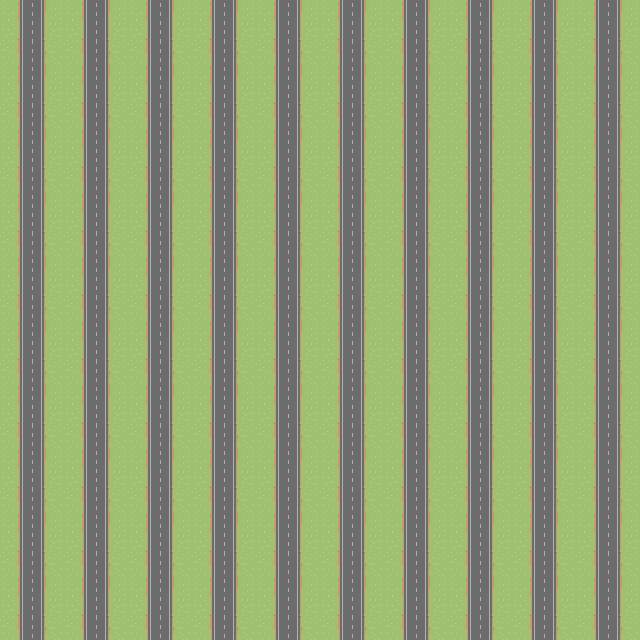

A 2D game scene composited from a Tiled map and its tileset images. What follows is a short description and the map's XML, with every tile layer's data as written:
An orthogonal 10x10 tile map with 64x64 px tiles, 1 tile layer (Kachelebene 1).

<map version="1.10" tiledversion="1.11.2" orientation="orthogonal" renderorder="right-down" width="10" height="10" tilewidth="64" tileheight="64" infinite="0" nextlayerid="2" nextobjectid="1">
 <tileset firstgid="1" name="roads4W" tilewidth="64" tileheight="64" tilecount="24" columns="8">
  <image source="roads4W.png" width="512" height="192" />
 </tileset>
 <layer id="1" name="Kachelebene 1" width="10" height="10">
  <data encoding="csv">
4,4,4,4,4,4,4,4,4,4,
4,4,4,4,4,4,4,4,4,4,
4,4,4,4,4,4,4,4,4,4,
4,4,4,4,4,4,4,4,4,4,
4,4,4,4,4,4,4,4,4,4,
4,4,4,4,4,4,4,4,4,4,
4,4,4,4,4,4,4,4,4,4,
4,4,4,4,4,4,4,4,4,4,
4,4,4,4,4,4,4,4,4,4,
4,4,4,4,4,4,4,4,4,4
</data>
 </layer>
</map>
